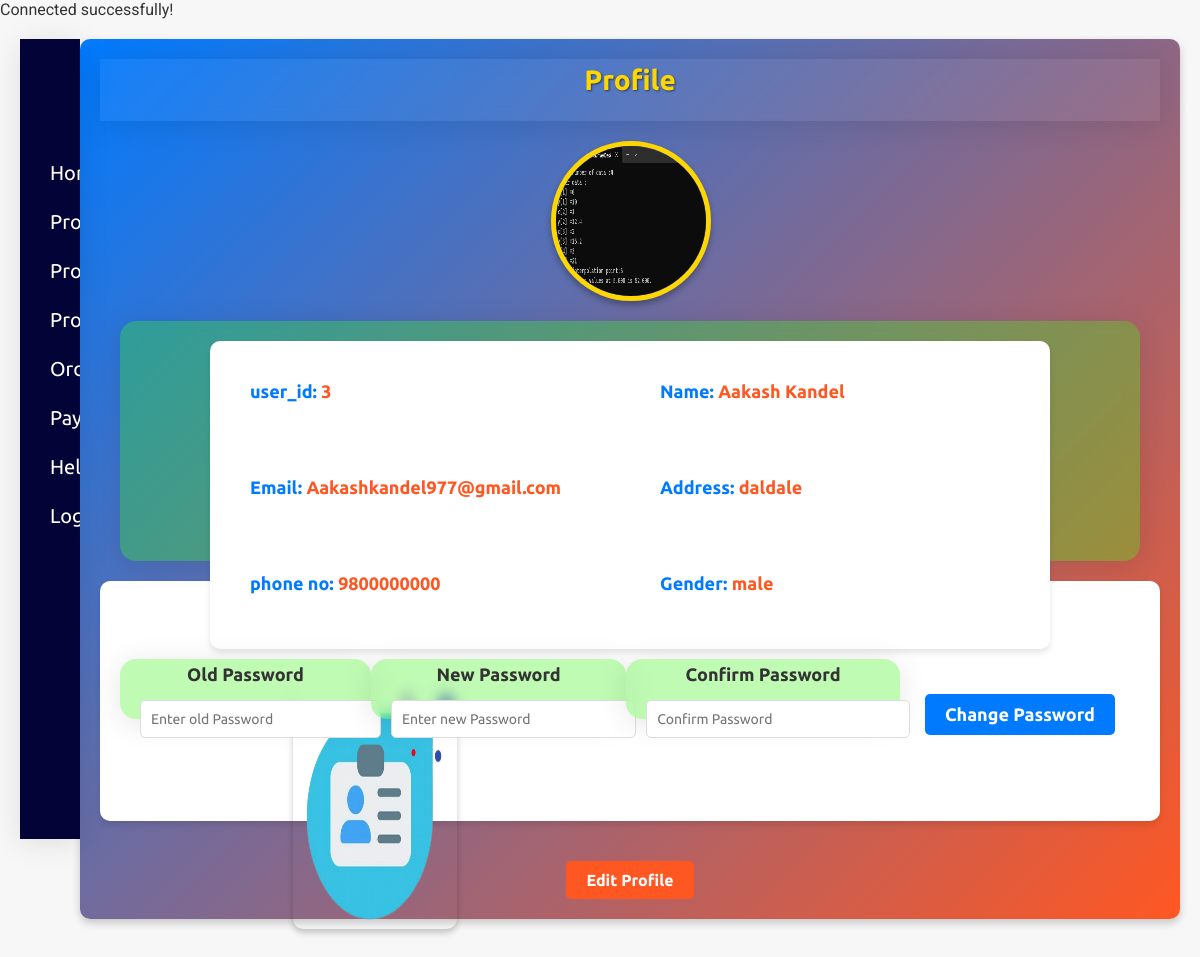
/profile.php (signed in), run on the app's committed database.
### tables this page shows
CREATE TABLE `userdetails` (
  `user_id` int(11) NOT NULL,
  `name` varchar(100) NOT NULL,
  `email` varchar(50) NOT NULL,
  `phone` varchar(15) NOT NULL,
  `password` varchar(100) NOT NULL,
  `token` varchar(500) NOT NULL,
  `address` varchar(30) NOT NULL,
  `gender` text NOT NULL,
  `role` varchar(10) NOT NULL,
  `registration_date` varchar(20) NOT NULL,
  `image` varchar(500) NOT NULL
);

### profile.php (the view, shortened to what this page needs)
<?php
include('php/connector.php');
$userid = $_SESSION['user_id'];
?>
<!DOCTYPE html>
<html lang="en">
<head>
  <link rel="stylesheet" href="css/profile.css">
  <link rel="stylesheet" href="css/userafterlogin.css">
</head>
<div class="adminmain-container" style="max-width:100%;">
  <div class="menudiv"><?php include("view/app/usermenu.php") ?></div>
  <?php
  $semail = $_SESSION['email'];
  $sql = "SELECT * FROM userdetails Where email='$semail' ";
  $result = mysqli_query($con, $sql);
  while ($data = mysqli_fetch_assoc($result)) {
  ?>
    <div class="dashdiv">
      <div class="profile-title">
        <h2>Profile</h2>
      </div>
      <div class="profileimage">
        <img src="<?= $data['image'] ?>" alt="">
      </div>
      <div class="main-container-profile">
        <div class="profileinfo">
          <div class="inner-profileinfo">
            <label>user_id: <span> <?php echo $data['user_id']; ?></span></label>
          </div>
          <div class="inner-profileinfo">
            <label>Name: <span><?php echo $data['name']; ?></span></label>
          </div>
          <div class="inner-profileinfo">
            <label>Email: <span><?php echo $data['email']; ?></span></label>
          </div>
          <div class="inner-profileinfo">
            <label>Address: <span><?php echo $data['address']; ?></span></label>
          </div>
          <div class="inner-profileinfo">
            <label>phone no: <span><?php echo $data['phone']; ?></span></label>
          </div>
          <div class="inner-profileinfo">
            <label>Gender: <span><?php echo $data['gender']; ?></span></label>
          </div>
        </div>
        <div style=" width:50%; height:100%; display:flex; justify-content:center;" class="bankdetails">
          <img style="width:32%; height:auto;" src="photo/profile.png" alt="">
        </div>
      </div>
    <?php } ?>
    <div class="changepass-profile">
      <h2>Change Password</h2>
      <form action="profile.php" method="POST">
        <div class="passdiv">
          <label>Old Password</label>
          <input type="password" name="oldpass" required placeholder="Enter old Password">
        </div>
        <div class="passdiv">
          <label> New Password</label>
          <input type="password" name="newpass1" required placeholder="Enter new Password">
        </div>
        <div class="passdiv">
          <label>Confirm Password</label>
          <input type="password" name="newpass2" required placeholder="Confirm Password">
        </div>
        <div class="passdiv-button">
          <input type="submit" value="Change Password" name="changepass">
        </div>
      </form>
    </div>
    <div class="editbtn">
      <a href="profileedit.php?id=<?php echo $userid ?>">Edit Profile</a>
    </div>
    </div>
</div>
<!DOCTYPE html>
<html>
<head>
</head>
<body>
</body>
</html>
</body>
</html>

### css/profile.css (style rules this page uses)
* { padding:0px; margin:0px; }
body { font-family: 'Roboto', sans-serif; margin: 0; padding: 0; background: linear-gradient(to bottom, #f7f7f7, #eaeaea); color: #333; }
.profileimage { height: 20vh; width: 15%; margin:20px auto; }
.profileimage img { width: 150px; height: 150px; border-radius: 50%; border: 5px solid #FFD700; display: block; margin: 0 auto; box-shadow: 0 4px 6px rgba(0, 0, 0, 0.3); }
.main-container-profile { display: flex; flex-wrap: wrap; justify-content: space-between; gap: 20px; margin-top: 20px; background-color: rgba(58, 243, 21, 0.322); border-radius: 16px; box-shadow: 0 4px 30px rgba(0, 0, 0, 0.1); backdrop-filter: blur(6.6px); -webkit-backdrop-filter: blur(6.6px); height: 30vh; margin: 20px; }
.bankdetails { height: 6vh; width: 100%; height: 90%; }
.changepass-profile { background: white; border-radius: 10px; padding: 20px; box-shadow: 0 4px 6px rgba(0, 0, 0, 0.1); margin-top: 20px; height: 25vh; }
.profileinfo { flex: 1; background: white; border-radius: 10px; padding: 20px; box-shadow: 0 4px 6px rgba(0, 0, 0, 0.1); display: grid; grid-template-columns: repeat(2, 1fr); grid-gap: 20px; width: 100%; margin: 20px 90px; }
.inner-profileinfo { margin-bottom: 15px; font-size: 16px; color: #333; height: 90%; display: flex; }
.inner-profileinfo label { font-weight: bold; color: #007BFF; font-size: 18px; margin: 20px; }
.inner-profileinfo span { color: #FF5722; }
.bankdetails img { width: 100%; max-width: 300px; border-radius: 10px; box-shadow: 0 4px 6px rgba(0, 0, 0, 0.2); }
.changepass-profile h2 { font-size: 24px; margin-bottom: 20px; color: #007BFF; text-align: center; }
.changepass-profile form { display: flex; justify-content: space-around; align-content: center; height: 100%; }
.passdiv { margin-bottom: 15px; background-color: rgba(58, 243, 21, 0.322); border-radius: 16px; box-shadow: 0 4px 30px rgba(0, 0, 0, 0.1); backdrop-filter: blur(6.6px); -webkit-backdrop-filter: blur(6.6px); margin: 10px 0px; text-align: center; padding: 5px; height: 25%; }
.passdiv label { font-weight: bold; color: #333; margin: 10px; font-size: 18px; }
.passdiv input { width: 100%; padding: 10px; border: 1px solid #ddd; border-radius: 5px; font-size: 14px; margin: 15px; }
.passdiv-button { margin: 20px 0px; text-align: center; padding: 10px; height: 30%; }
.passdiv-button input { background: #007BFF; color: white; padding: 10px 20px; border: none; border-radius: 5px; font-weight: bold; cursor: pointer; transition: background 0.3s ease, transform 0.3s ease; margin: 15px; font-size: 18px; }
.editbtn { text-align: center; margin-top: 20px; }
.editbtn a { display: inline-block; background: #FF5722; color: white; padding: 10px 20px; border-radius: 5px; text-decoration: none; font-weight: bold; text-align: center; margin-top: 20px; transition: background 0.3s ease, transform 0.3s ease; }
.profile-title { color: black; padding: 5px 30px; background: rgba(255, 255, 255, 0.06); box-shadow: 0 4px 30px rgba(0, 0, 0, 0.1); backdrop-filter: blur(6.6px); -webkit-backdrop-filter: blur(6.6px); }
.profile-title h2 { font-size: 28px; text-align: center; margin-bottom: 20px; color: #FFD700; text-shadow: 1px 1px 2px rgba(0, 0, 0, 0.5); }
.adminmain-container { max-width: 100%; padding: 20px; }
.dashdiv { background: linear-gradient(135deg, #007BFF, #FF5722); color: white; border-radius: 10px; padding: 20px; box-shadow: 0 4px 8px rgba(0, 0, 0, 0.2); margin-bottom: 20px; }

### css/userafterlogin.css (style rules this page uses)
* { margin:0px; padding:0px; font-family: 'Barlow', sans-serif; font-family: 'Lato', sans-serif; font-family: 'Roboto', sans-serif; font-family: 'Ubuntu', sans-serif; }
.adminmain-container { display:flex; flex-direction: column; max-width: 100%; padding: 20px; }
.dashdiv { flex:1; margin-left: 60px; }
.menudiv { position:fixed; z-index: 999; width: 200px; }
body { background: #f7f7f7; font-family: 'Roboto', 'Lato', 'Barlow', 'Ubuntu', sans-serif; color: #333; margin: 0; }

### view/app/usermenu.css (style rules this page uses)
* { margin:0px; padding:0px; font-family: 'Barlow', sans-serif; font-family: 'Lato', sans-serif; font-family: 'Roboto', sans-serif; font-family: 'Ubuntu', sans-serif; }

### data on the page
userdetails: image (picture), user_id "3", name "Aakash Kandel", email "Aakashkandel977@gmail.com", address "daldale", phone "9800000000", gender "male"
